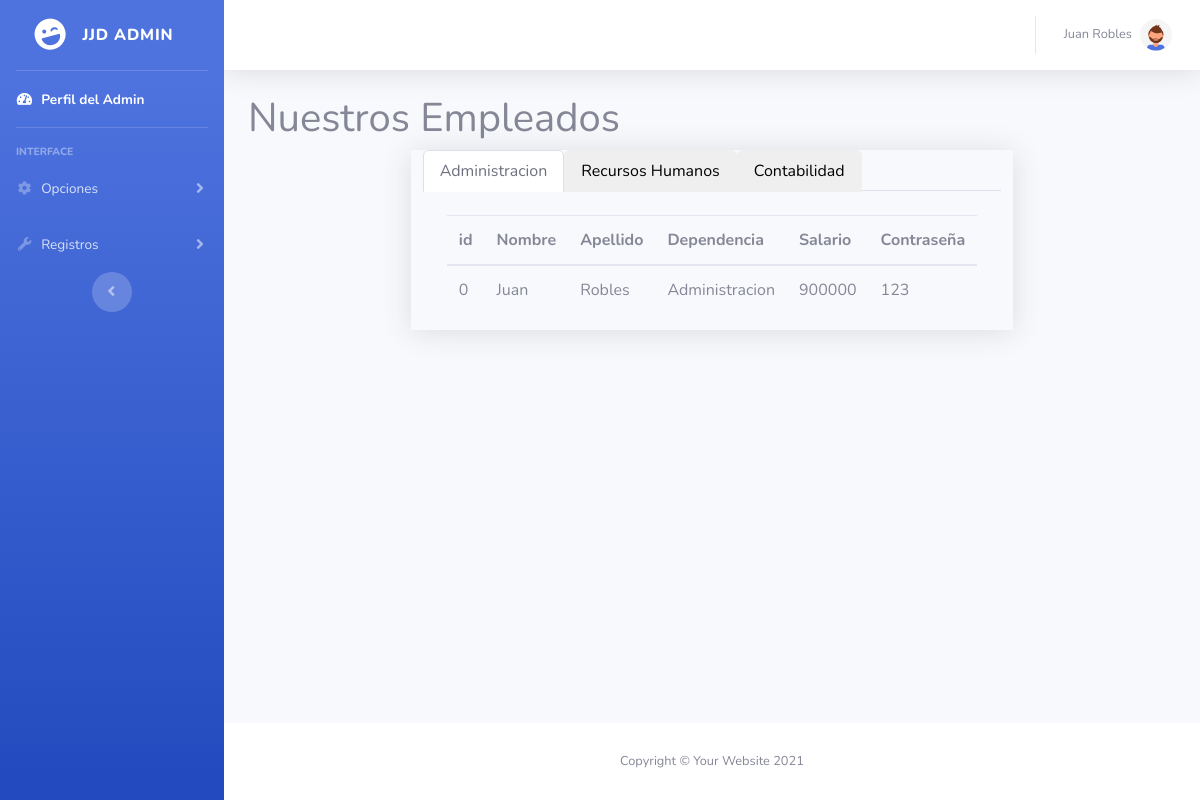
The page /Admin/Empleados.php (signed in) on the database as committed earlier.
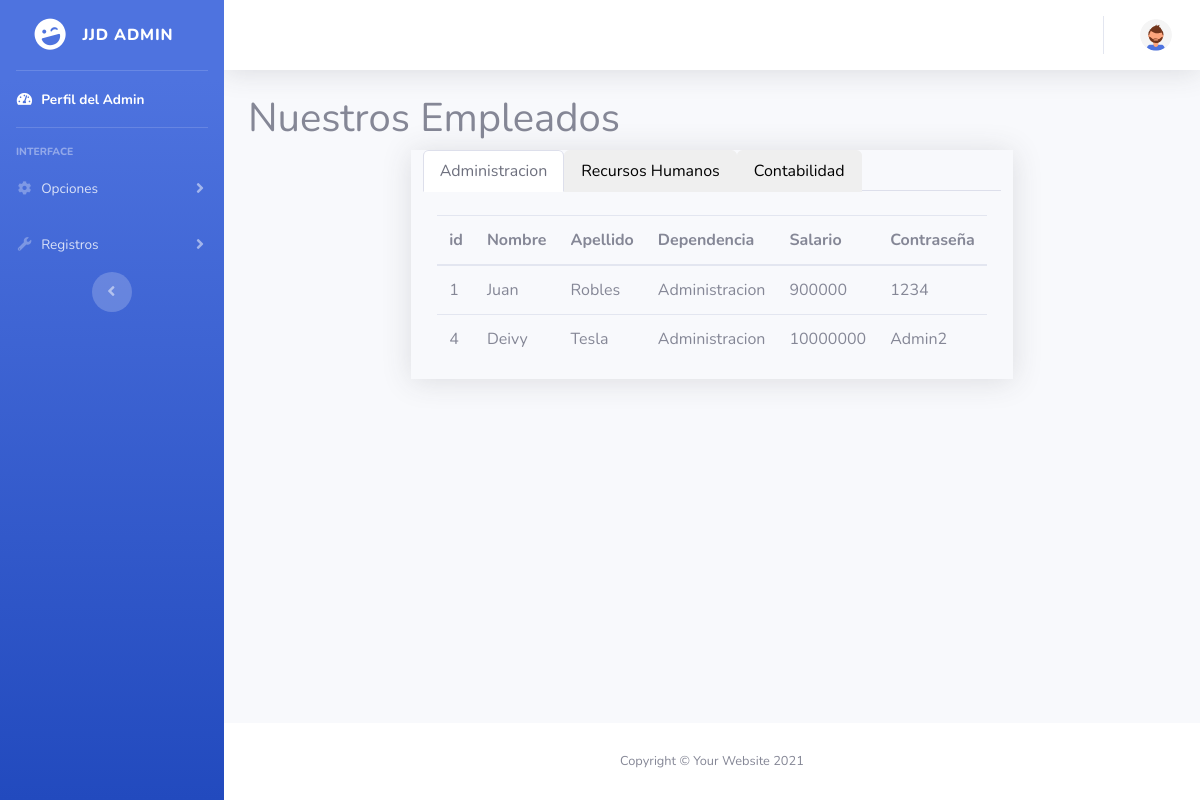
The same page on the database as committed later.
### tables this page shows
CREATE TABLE `administracion` (
  `id` int(11) NOT NULL AUTO_INCREMENT,
  `Nombre` varchar(35) NOT NULL,
  `Apellido` varchar(35) NOT NULL,
  `Dependencia` varchar(35) NOT NULL,
  `Salario` int(11) NOT NULL,
  `Contraseña` varchar(20) NOT NULL,
  PRIMARY KEY (`id`),
  KEY `Dependencia` (`Dependencia`),
  CONSTRAINT `administracion_ibfk_1` FOREIGN KEY (`Dependencia`) REFERENCES `dependencias` (`Dependecia`)
);

### Admin/Empleados.php (the view, shortened to what this page needs)
<?php require_once "vistas/parte_superior.php" ?>
  <div class="container">
    <h1>Nuestros Empleados</h1>
        <div class="container">
          <div class="row">
           <div class="caja col-md-8 shadow mx-auto">
             <ul class="nav nav-tabs" id="myTab" role="tablist">
               <li class="nav-item" role="presentation">
                 <button class="nav-link active" id="home-tab" data-bs-toggle="tab" data-bs-target="#home" type="button" role="tab" aria-controls="home" aria-selected="true">Administracion</button>
               </li>
               <li class="nav-item" role="presentation">
                 <button class="nav-link" id="profile-tab" data-bs-toggle="tab" data-bs-target="#profile" type="button" role="tab" aria-controls="profile" aria-selected="false">Recursos Humanos</button>
               </li>
               <li class="nav-item" role="presentation">
                 <button class="nav-link" id="cont-tab" data-bs-toggle="tab" data-bs-target="#cont" type="button" role="tab" aria-controls="cont" aria-selected="false">Contabilidad</button>
               </li>
             </ul>
             <br>
             <div class="tab-content" id="myTabContent" >
               <div class="tab-pane fade show active" id="home" role="tabpanel" aria-labelledby="home-tab">
                 <div class="row">
                   <div class="mx-auto">
                       <table class="table table-responsive-sm">
                       <thead>
                           <tr>
                           <th scope="col">id</th>
                           <th scope="col">Nombre</th>
                           <th scope="col">Apellido</th>
                           <th scope="col">Dependencia</th>
                           <th scope="col">Salario</th>
                           <th scope="col">Contraseña</th>
                           </tr>
                       </thead>
                       <tbody>
                       <?php
                       $conexion = mysqli_connect("localhost","root","","jjd-food");
                       $consulta = "SELECT * FROM `administracion`";
                       $resultado = mysqli_query($conexion, $consulta);
                       while ($Rows = mysqli_fetch_array($resultado)) {
                         echo "<tr>";
                         echo "<td>$Rows[0]</td>";
                         echo "<td>$Rows[1]</td>";
                         echo "<td>$Rows[2]</td>";
                         echo "<td>$Rows[3]</td>";
                         echo "<td>$Rows[4]</td>";
                         echo "<td>$Rows[5]</td>";
                         echo "</tr>";
                       }
                         ?>
                       </tbody>
                       </table>
                   </div>
                 </div>
               </div>
           </div>
         </div>
         </div>
       </div>
  </div>
<?php require_once "vistas/parte_inferior.php" ?>

### Admin/vistas/parte_superior.php (shortened to what this page needs)
<!DOCTYPE html>
<?php
$conexion = mysqli_connect("localhost","root","","jjd-food");
$Idlogem =  $_SESSION['idlogem'];
$query = "SELECT * FROM `administracion` WHERE  id = '$Idlogem'";
$resultado = mysqli_query($conexion,$query);
$Datos = mysqli_fetch_array($resultado);
?>
<html lang="en">
<head>
    <link rel="stylesheet" href="https://cdn.jsdelivr.net/npm/bootstrap@4.3.1/dist/css/bootstrap.min.css">
    <link href="vendor/fontawesome-free/css/all.min.css" rel="stylesheet" type="text/css">
    <link href="css/sb-admin-2.min.css" rel="stylesheet">
</head>
<body id="page-top">
    <div id="wrapper">
        <ul class="navbar-nav bg-gradient-primary sidebar sidebar-dark accordion" id="accordionSidebar">
            <a class="sidebar-brand d-flex align-items-center justify-content-center" href="../Admin/Admin.php">
                <div class="sidebar-brand-icon rotate-n-15">
                    <i class="fas fa-laugh-wink"></i>
                </div>
                <div class="sidebar-brand-text mx-3">JJD Admin</div>
            </a>
            <hr class="sidebar-divider my-0">
            <li class="nav-item active">
                <a class="nav-link" href="../Admin/Admin.php">
                    <i class="fas fa-fw fa-tachometer-alt"></i>
                    <span>Perfil del Admin</span></a>
            </li>
            <hr class="sidebar-divider">
            <div class="sidebar-heading">
                Interface
            </div>
            <li class="nav-item">
                <a class="nav-link collapsed" href="#" data-toggle="collapse" data-target="#collapseTwo"
                    aria-expanded="true" aria-controls="collapseTwo">
                    <i class="fas fa-fw fa-cog"></i>
                    <span>Opciones</span>
                </a>
            </li>
            <li class="nav-item">
                <a class="nav-link collapsed" href="#" data-toggle="collapse" data-target="#collapseUtilities"
                    aria-expanded="true" aria-controls="collapseUtilities">
                    <i class="fas fa-fw fa-wrench"></i>
                    <span>Registros</span>
                </a>
            </li>
            <div class="text-center d-none d-md-inline">
                <button class="rounded-circle border-0" id="sidebarToggle"></button>
            </div>
        </ul>
        <div id="content-wrapper" class="d-flex flex-column">
            <div id="content">
                <nav class="navbar navbar-expand navbar-light bg-white topbar mb-4 static-top shadow">
                    <ul class="navbar-nav ml-auto">
                        <li class="nav-item dropdown no-arrow">
                            <a class="nav-link dropdown-toggle" href="#" id="userDropdown" role="button"
                                data-toggle="dropdown" aria-haspopup="true" aria-expanded="false">
                                <span class="mr-2 d-none d-lg-inline text-gray-600 small"><?php echo $Datos[1]." ".$Datos[2]?></span>
                                <img class="img-profile rounded-circle"
                                    src="img/undraw_profile_2.svg">
                            </a>
                        </li>
                    </ul>
                </nav>

### Admin/vistas/parte_inferior.php (shortened to what this page needs)
            </div>
            <footer class="sticky-footer bg-white">
                <div class="container my-auto">
                    <div class="copyright text-center my-auto">
                        <span>Copyright &copy; Your Website 2021</span>
                    </div>
                </div>
            </footer>
        </div>
    </div>
</body>
</html>

Rows that differ between the two databases and show on the page:
removed administracion: Nombre "Juan", Apellido "Robles", id "0", Dependencia "Administracion", Salario "900000", Contraseña "123"
added administracion: id "1", Nombre "Juan", Apellido "Robles", Dependencia "Administracion", Salario "900000", Contraseña "1234"
added administracion: id "4", Nombre "Deivy", Apellido "Tesla", Dependencia "Administracion", Salario "10000000", Contraseña "Admin2"
